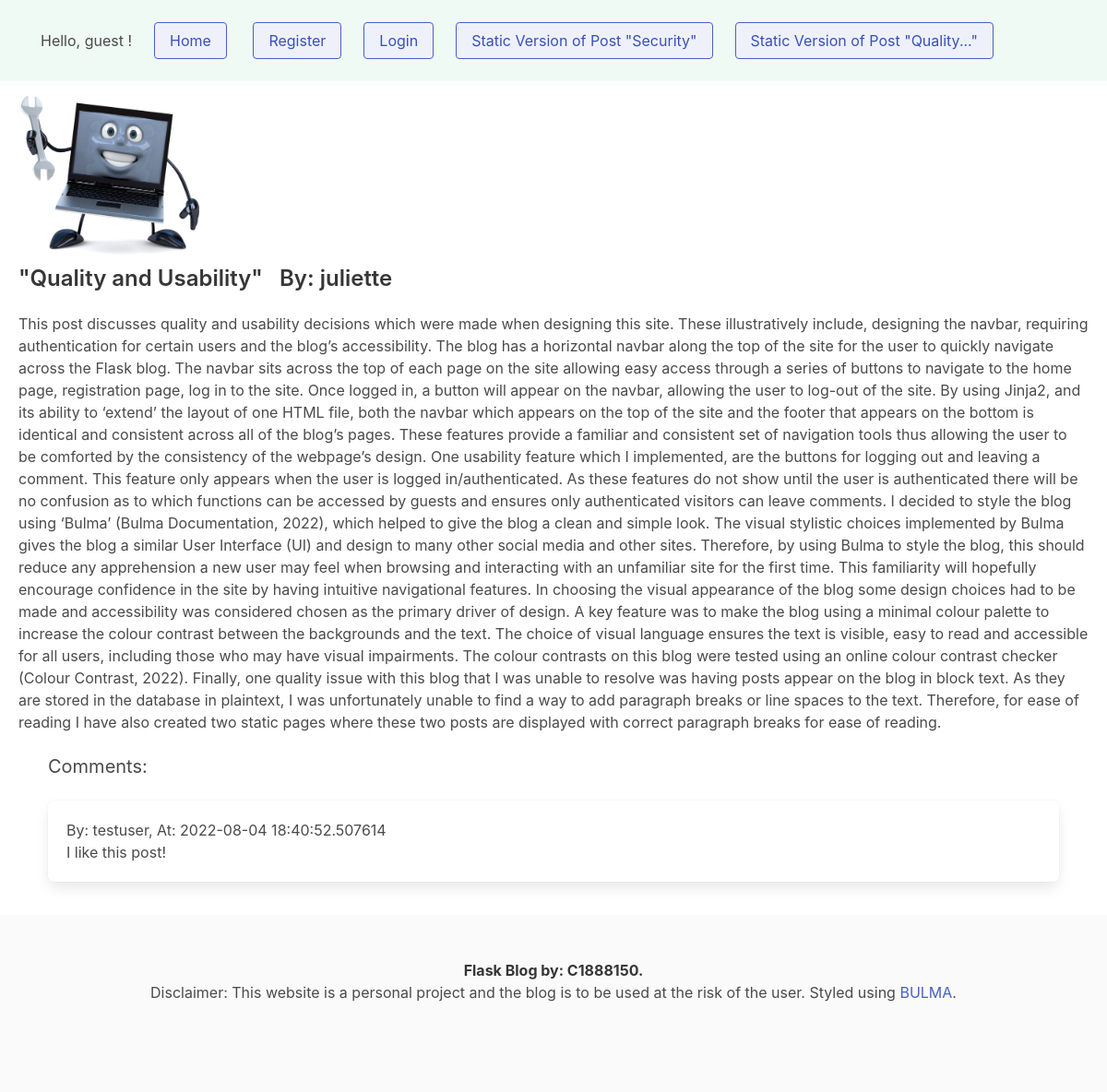
Screenshot of /post/2 with the database file from the repository.
### blog/models.py (models this page shows, shortened)
class Post(db.Model):
  id = db.Column(db.Integer, primary_key=True)
  date = db.Column(db.DateTime, nullable=False, default=datetime.utcnow)
  title = db.Column(db.Text, nullable=False)
  content_summary = db.Column(db.Text, nullable=False)
  content = db.Column(db.Text, nullable=False)
  image_file = db.Column(db.String(40), nullable=False, default='default.jpg')
  author_id = db.Column(db.Integer, db.ForeignKey('user.id'), nullable=False)

class User(UserMixin,db.Model):
  id = db.Column(db.Integer, primary_key=True)
  first_name = db.Column(db.String(20), unique=False, nullable=False)
  last_name = db.Column(db.String(20), unique=False, nullable=False)
  email = db.Column(db.String(100), unique=True, nullable=False)
  hashed_password=db.Column(db.String(128))
  post = db.relationship('Post', backref='user', lazy=True)
  comment = db.relationship('Comments', backref='user', lazy=True)
  @property
  def password(self):
    raise AttributeError('Password is not readable.')

class Comments(db.Model):
  id = db.Column(db.Integer, primary_key=True)
  date = db.Column(db.DateTime, nullable=False, default=datetime.utcnow)
  body = db.Column(db.Text, nullable=False)
  author_id = db.Column(db.Integer, db.ForeignKey('user.id'), nullable=True)
  post_id = db.Column(db.Integer, db.ForeignKey('post.id'), nullable=True)

### blog/routes.py (the view)
@app.route("/post/<int:post_id>", methods=['GET','POST'])
def post(post_id):
  post=Post.query.get_or_404(post_id)
  comments_post = Comments.query.filter_by(post_id=post_id).all()
  return render_template('post.html',title=post.title,post=post, comments_post=comments_post)

### blog/templates/post.html (shortened to what this page needs)
{% extends "layout.html" %}
{% block content %}
<br>
<div class="container is-fluid">
    <img src="{{ url_for('static', filename='img/' + post.image_file) }}" width="200" height="200">
<h1 class="title is-4">"{{ post.title }}" &nbsp By: {{ post.user.first_name }}</h1>
<p>
    {{post.content}}</p>
<br>
<div class="container is-fluid">
    <h1 class="subtitle">Comments:</h1>
{% for comment in comments_post %}
<div class="box">
<p> By: {{ comment.user.first_name }}, At: {{ comment.date}} </p>
    <p>{{ comment.body }}</p>
</div>
{% endfor %}
</div>
</div>
<br>
{% endblock content %}

### rows the page displays
Post: image_file (picture), title "Quality and Usability", content "This post discusses quality and usability decisions which were made when designing this site. These illustratively include, designing the navbar, requiring authentication for certain users and the blog’s accessibility. The blog has a horizontal navbar along the top of the site for the user to quickly navigate across the Flask blog. The navbar sits across the top of each page on the site allowing easy access through a series of buttons to navigate to the home page, registration page, log in to the site. Once logged in, a button will appear on the navbar, allowing the user to log-out of the site. By using Jinja2, and its ability to ‘extend’ the layout of one HTML file, both the navbar which…"
User: user.first_name "juliette"
Comments: user.first_name "testuser", date "2022-08-04 18:40:52.507614", body "I like this post!"
